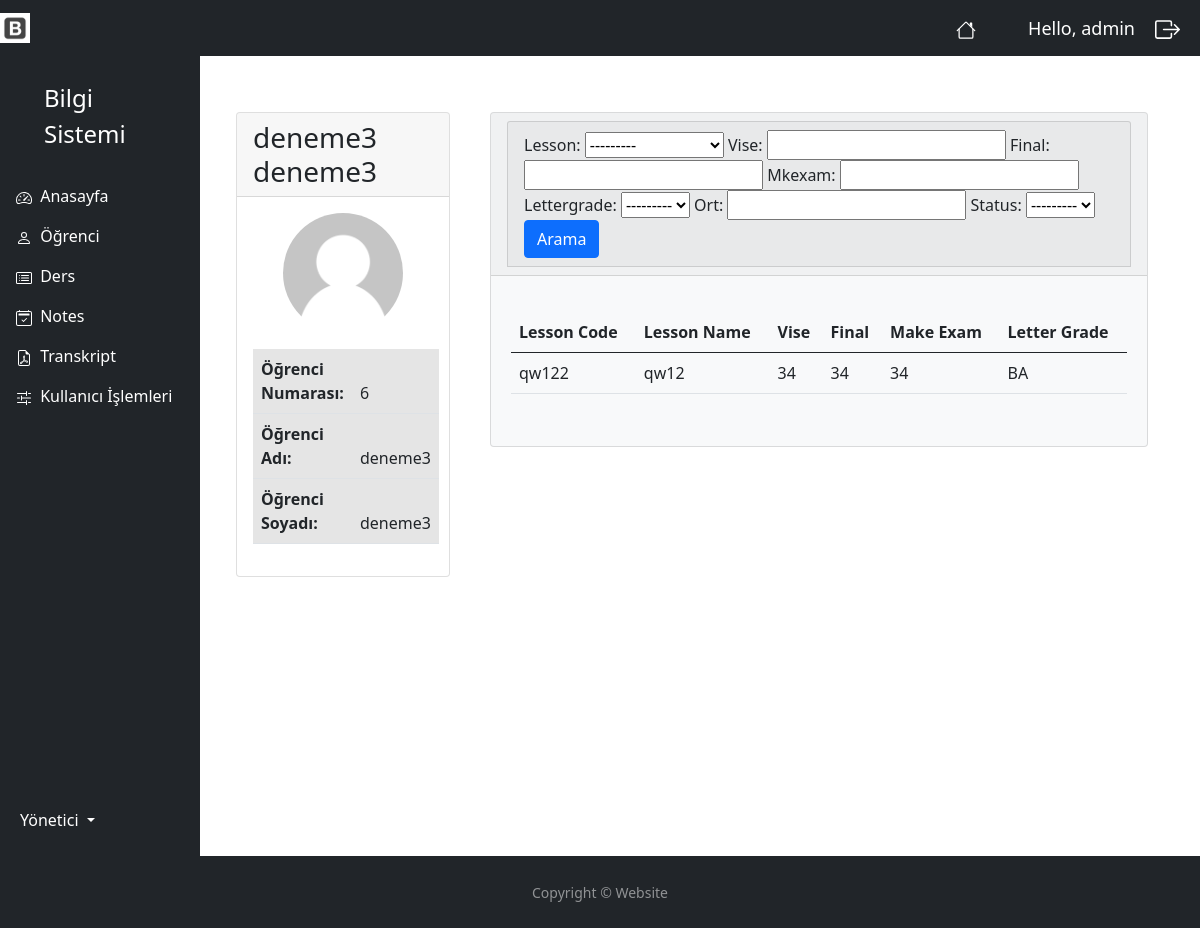
/student_notes_view/8/ (signed in), run on the app's committed database.
### myapp/models.py (models this page shows, shortened)
class Student(models.Model):
    user =models.OneToOneField(User, blank=True, null=True, on_delete=models.CASCADE)
    name = models.CharField(max_length=50, null=True)
    surname = models.CharField(max_length=50, null=True)
    num = models.IntegerField(null=True, blank=True)
    grade = models.IntegerField(null=True, blank=True)
    profile_pic = models.ImageField(default="user.jpeg", null=True, blank=True)
    department = models.ManyToManyField(Department)

class Notes(models.Model):
    STATUS1 = (
        ('gecti', 'Geçti'),
        ('kaldi', 'Kaldı'),
    )
    STATUS2 = (
        ('AA', 'AA'),
        ('BA', 'BA'),
        ('BB', 'BB'),
        ('CB', 'CB'),
        ('CC', 'CC'),
        ('DC', 'DC'),
        ('DD', 'DD'),
        ('FD', 'FD'),
        ('FF', 'FF'),
    )
    lesson = models.ForeignKey(Lesson, null=True, on_delete=models.SET_NULL)
    student = models.ForeignKey(Student, null=True, on_delete=models.SET_NULL)
    vise = models.IntegerField(null=True, blank=True)
    final = models.IntegerField(null=True, blank=True)
    mkexam = models.IntegerField(null=True, blank=True)
    lettergrade = models.CharField(max_length=2, null=True, choices=STATUS2)
    ort = models.IntegerField(blank=True, null=True)
    status = models.CharField(max_length=5, null=True, choices=STATUS1)

class Lesson(models.Model):
    lcode = models.CharField(blank=True, max_length=50)
    lname = models.CharField(blank=True, max_length=50)
    lcredit = models.IntegerField(blank=True, null=True)
    period = models.ForeignKey(Period, null=True, on_delete=models.SET_NULL)
    student = models.ManyToManyField(Student)
    def __str__(self):
        return self.lname

### myapp/decorators.py (the view)
        def wrapper_func(request, *args, **kwargs):
            group =None
            if request.user.groups.exists():
                group = request.user.groups.all()[0].name
            if group in allowed_roles:
                return view_func(request, *args, **kwargs)
            else:
                return HttpResponse('You are not authorized to view this page')

### myapp/templates/accounts/student_notes_view.html (shortened to what this page needs)
{% extends 'accounts/main.html' %}
{% block content %}
    <br>
<div class="container-fluid">
    <div class="row">
        <div class="col-md-3">
                <div class="row">
                    <div class="col">
                        <div class="col-md">
                            <div class="card mb-3">
                              <h3 class="card-header">{{ student.name }} {{ student.surname }}</h3>
                              <img class="profile-pic" src="{{ student.profile_pic.url }}">
                              <div class="card-body">
                                  <table class="table table-hover">
                                    <thead>
                                        <tr class="table-active">
                                          <th scope="row">Öğrenci Numarası: </th>
                                          <td>{{ student.num }}</td>
                                        </tr>
                                        <tr class="table-active">
                                          <th scope="row">Öğrenci Adı: </th>
                                          <td>{{ student.name }}</td>
                                        </tr>
                                        <tr class="table-active">
                                          <th scope="row">Öğrenci Soyadı: </th>
                                          <td>{{ student.surname }}</td>
                                        </tr>
                                    </thead>
                                  </table>
                              </div>
                            </div>
                        </div>
                    </div>
                </div>
        </div>
        <div class="col-md-9">
          <div class="card bg-light ms-3 me-3 mb-3">
                <div class="card-header">
                    <div class="col">
                        <div class="card card-header">
                            <form method="get">
                                {{ myFilter.form }}
                                <button class="btn btn-primary" type="submit">Arama</button>
                            </form>
                        </div>
                    </div>
                </div>
          {% if notes %}
                <div class="card-body m-1">
                    <p class="card-text">
                        <div class="table-responsive">
                            <table class="table table-hover">
                                <thead>
                                    <tr>
                                        <th scope="col">Lesson Code</th>
                                        <th scope="col">Lesson Name</th>
                                        <th scope="col">Vise</th>
                                        <th scope="col">Final</th>
                                        <th scope="col">Make Exam</th>
                                        <th scope="col">Letter Grade</th>
                                    </tr>
                                </thead>
                                <tbody>
                                {% for note in notes %}
                                   <tr>
                                        <td>{{ note.lesson.lcode }}</td>
                                        <td>{{ note.lesson.lname }}</td>
                                        <td>{{ note.vise }}</td>
                                        <td>{{ note.final }}</td>
                                        <td>{{ note.mkexam }}</td>
                                        <td>{{ note.lettergrade }}</td>
                                   </tr>
                                {% endfor %}
                                </tbody>
                            </table>
                        </div>
                    </p>
                </div>
            </div>
                {% else %}
                    <p></p>
                    <h5 class="alert alert-primary ms-4 me-4">Not Kaydı Yok</h5>
                {% endif %}
        </div>
    </div>
</div>
{% endblock content %}

### myapp/templates/accounts/navbar.html (shortened to what this page needs)
{% load static %}
<nav class="navbar navbar-expand-lg navbar-dark bg-dark">
  <a href="{% url 'index' %}"><img  width="30" height="30" class="d-inline-block align-top" alt=""  src="{% static 'images/icon.jpeg' %}"></a>
    <span><a href="/" class="nav-link text-white align-middle px-5">
          </a>
    </span>
    <span class="hello-msg">Hello, {{ request.user }} </span>
    <span ><a  class="hello-msg " href="{% url 'logout' %}">
        </a>
    </span>
</nav>

### static/css/main.css (style rules this page uses)
body { background-color: #ebeff5; }

### myapp/templates/accounts/navbar.html (style rules this page uses)
.hello-msg { font-size: 18px; color: #fff; margin-right: 20px; }

### myapp/templates/accounts/student_notes_view.html (style rules this page uses)
.profile-pic { max-width: 120px; max-height: 120px; margin: 0 auto; border-radius: 50%; }

### myapp/templates/accounts/footer.html (style rules this page uses)
html, body { height: 100%; }

### data on the page
Student: name "deneme3", surname "deneme3", profile_pic (picture), num "6"
Notes: lesson.lcode "qw122", lesson.lname "qw12", vise "34", final "34", mkexam "34", lettergrade "BA"

### other printed values
{{ request.user }} "admin"
